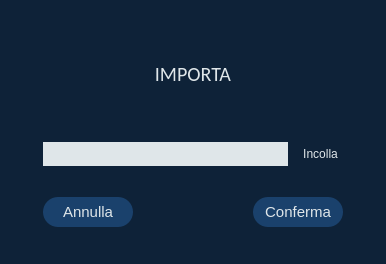
<?xml version="1.0" encoding="UTF-8"?>
<ui version="4.0">
 <class>Importa</class>
 <widget class="QDialog" name="Importa">
  <property name="geometry">
   <rect>
    <x>0</x>
    <y>0</y>
    <width>386</width>
    <height>264</height>
   </rect>
  </property>
  <property name="windowTitle">
   <string>Dialog</string>
  </property>
  <property name="styleSheet">
   <string notr="true">background-color:rgb(14,34,56)</string>
  </property>
  <layout class="QVBoxLayout" name="verticalLayout">
   <item>
    <widget class="QLabel" name="label">
     <property name="maximumSize">
      <size>
       <width>16777215</width>
       <height>75</height>
      </size>
     </property>
     <property name="sizeIncrement">
      <size>
       <width>0</width>
       <height>0</height>
      </size>
     </property>
     <property name="font">
      <font>
       <family>Calibri</family>
       <pointsize>-1</pointsize>
      </font>
     </property>
     <property name="styleSheet">
      <string notr="true">color: #dfe6e9;
font-size: 20px;
border: none;
padding: 5px;
font-family: 'Calibri';
background-color:none</string>
     </property>
     <property name="text">
      <string>IMPORTA</string>
     </property>
     <property name="alignment">
      <set>Qt::AlignCenter</set>
     </property>
    </widget>
   </item>
   <item>
    <layout class="QHBoxLayout" name="horizontalLayout_2">
     <property name="spacing">
      <number>10</number>
     </property>
     <property name="leftMargin">
      <number>32</number>
     </property>
     <property name="rightMargin">
      <number>32</number>
     </property>
     <property name="bottomMargin">
      <number>0</number>
     </property>
     <item>
      <widget class="QLineEdit" name="linkB">
       <property name="maximumSize">
        <size>
         <width>16777215</width>
         <height>25</height>
        </size>
       </property>
       <property name="font">
        <font>
         <family>Calibri</family>
         <pointsize>11</pointsize>
        </font>
       </property>
       <property name="styleSheet">
        <string notr="true">background-color:#dfe6e9;
border: 1px #dfe6e9;
</string>
       </property>
      </widget>
     </item>
     <item>
      <widget class="QPushButton" name="incolla">
       <property name="styleSheet">
        <string notr="true">color: #dfe6e9;
font-size: 12px;
border: none;
padding: 5px;
font-family: 'Calibri';
background-color:none</string>
       </property>
       <property name="text">
        <string>Incolla</string>
       </property>
      </widget>
     </item>
    </layout>
   </item>
   <item>
    <layout class="QHBoxLayout" name="horizontalLayout">
     <property name="spacing">
      <number>120</number>
     </property>
     <property name="leftMargin">
      <number>32</number>
     </property>
     <property name="rightMargin">
      <number>32</number>
     </property>
     <item>
      <widget class="QPushButton" name="annulla">
       <property name="styleSheet">
        <string notr="true">border-radius: 15px;
background-color: rgb(26,65,108);
padding: 6px;
color: #dfe6e9;
border: none;
font-size: 15px;
font-family: 'Calibri'</string>
       </property>
       <property name="text">
        <string>Annulla</string>
       </property>
      </widget>
     </item>
     <item>
      <widget class="QPushButton" name="conferma">
       <property name="styleSheet">
        <string notr="true">border-radius: 15px;
background-color: rgb(26,65,108);
padding: 6px;
color: #dfe6e9;
border: none;
font-size: 15px;
font-family: 'Calibri'</string>
       </property>
       <property name="text">
        <string>Conferma</string>
       </property>
      </widget>
     </item>
    </layout>
   </item>
  </layout>
 </widget>
 <tabstops>
  <tabstop>linkB</tabstop>
  <tabstop>conferma</tabstop>
  <tabstop>annulla</tabstop>
  <tabstop>incolla</tabstop>
 </tabstops>
 <resources/>
 <connections/>
</ui>
